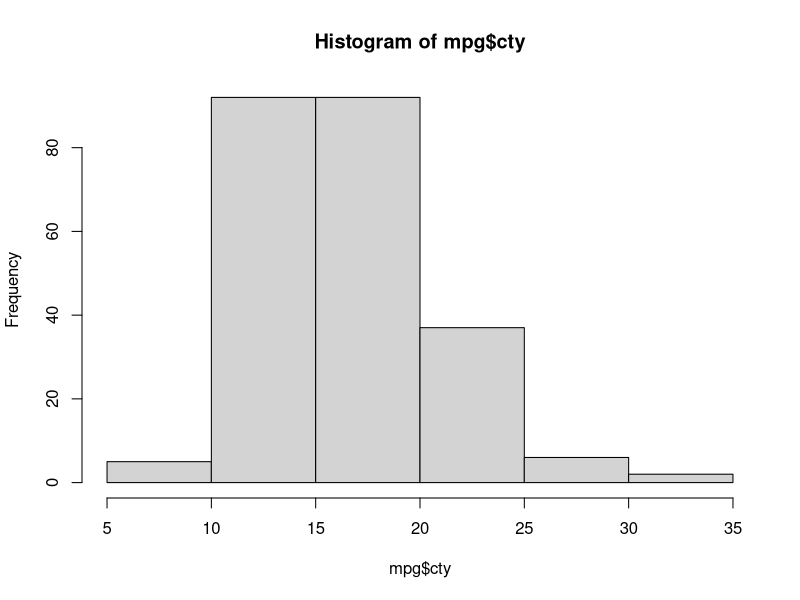
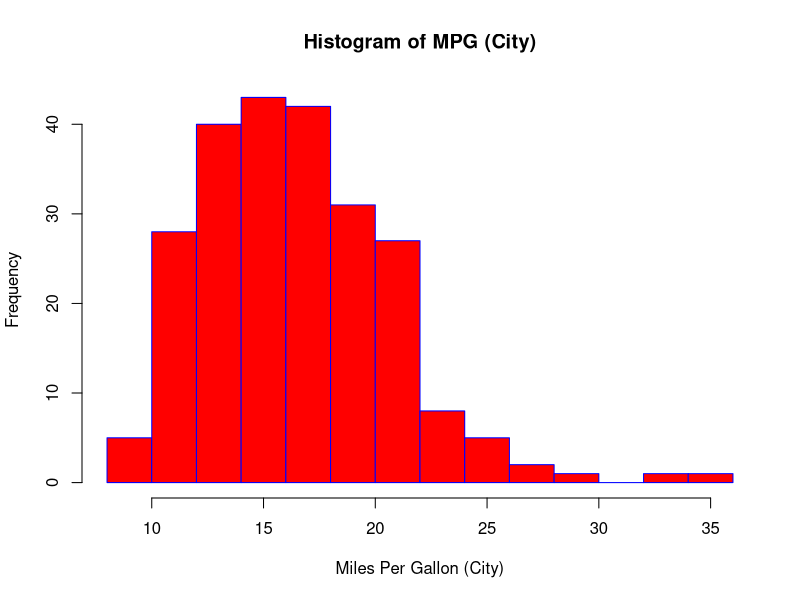
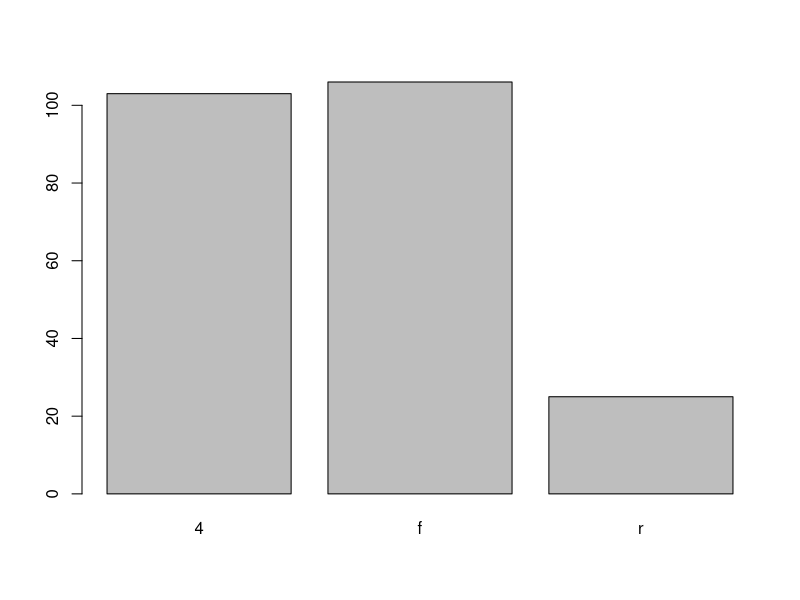
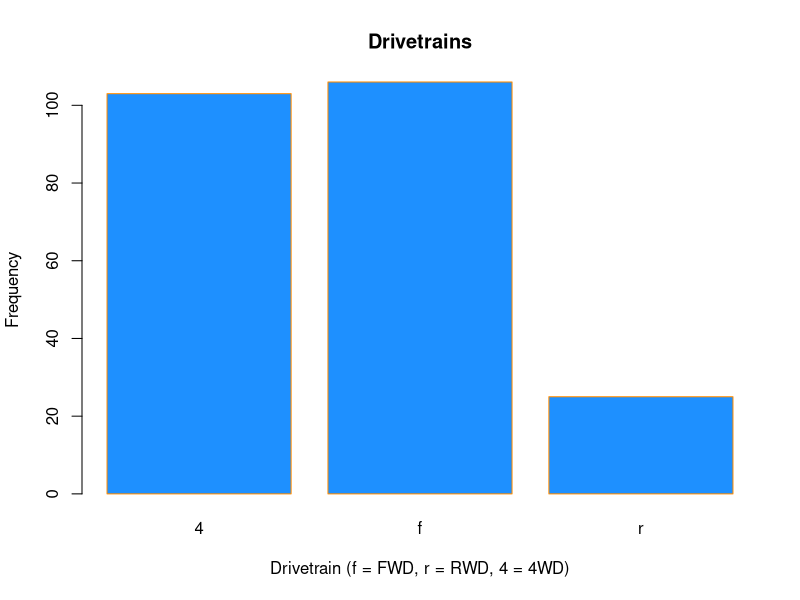
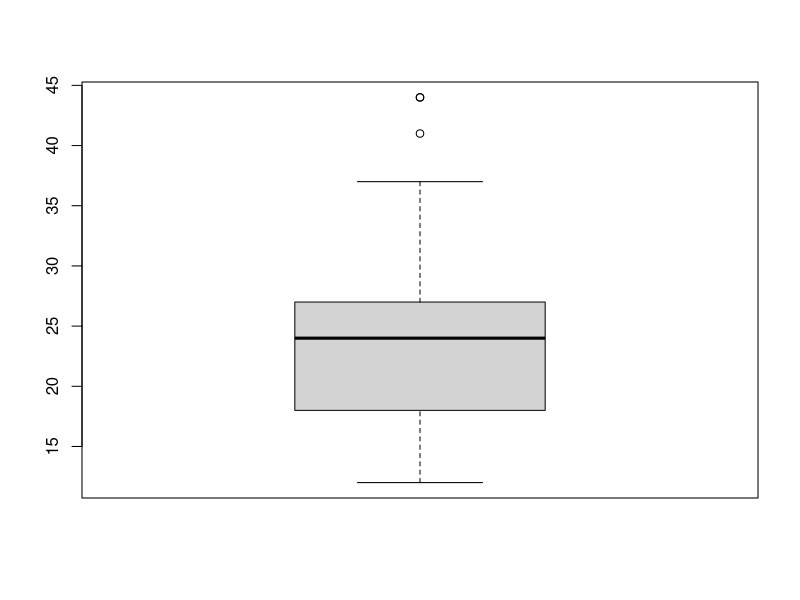
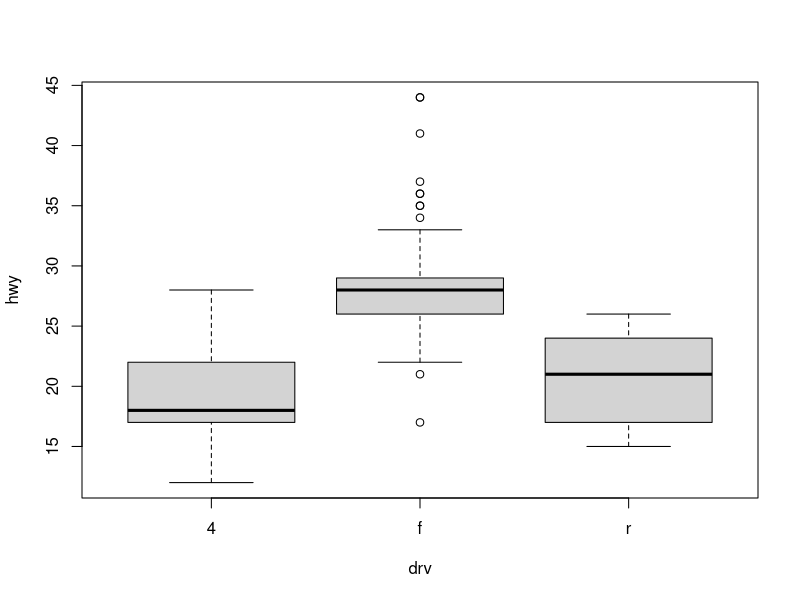
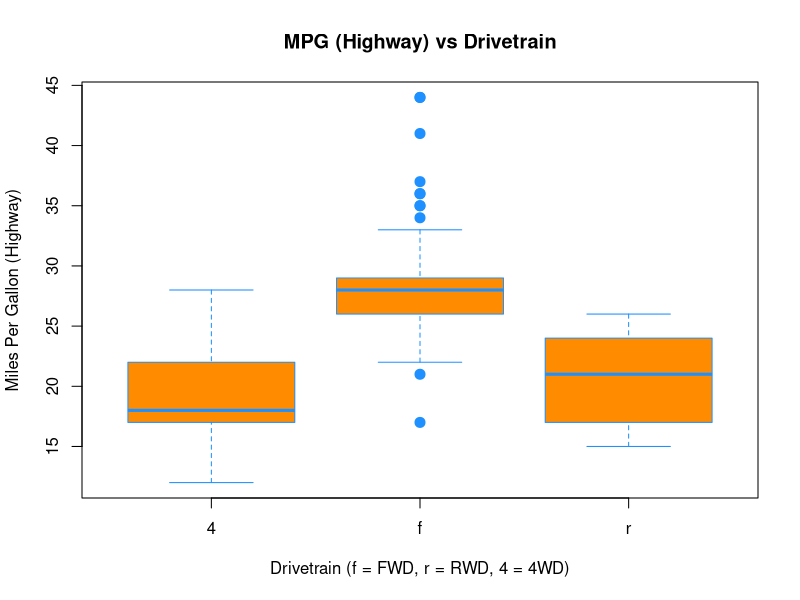
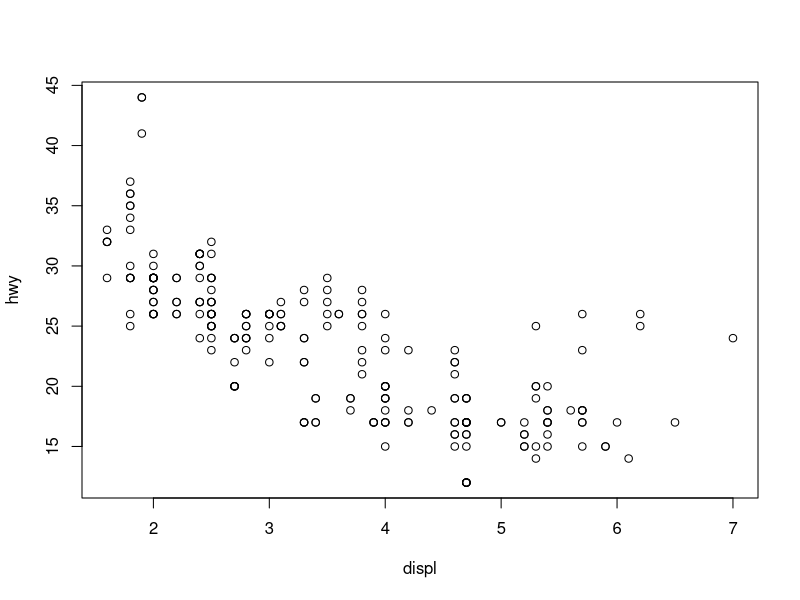

These figures' R source, in order:
## ---- chunk 1
library(ggplot2)
## ---- chunk 2
table(mpg$drv)
table(mpg$drv) / nrow(mpg)
## ---- chunk 3
hist(mpg$cty)
## ---- chunk 4
hist(mpg$cty,
     xlab   = "Miles Per Gallon (City)",
     main   = "Histogram of MPG (City)", # main title
     breaks = 12,   # how many breaks?
     col    = "red",
     border = "blue")
## ---- chunk 5
barplot(table(mpg$drv))
## ---- chunk 6
barplot(table(mpg$drv),
        xlab   = "Drivetrain (f = FWD, r = RWD, 4 = 4WD)",
        ylab   = "Frequency",
        main   = "Drivetrains",
        col    = "dodgerblue",
        border = "darkorange")
## ---- chunk 7
unique(mpg$drv)
## ---- chunk 8
boxplot(mpg$hwy)
## ---- chunk 9
boxplot(hwy ~ drv, data = mpg)
## ---- chunk 10
boxplot(hwy ~ drv, data = mpg,
     xlab   = "Drivetrain (f = FWD, r = RWD, 4 = 4WD)",
     ylab   = "Miles Per Gallon (Highway)",
     main   = "MPG (Highway) vs Drivetrain",
     pch    = 20,
     cex    = 2,
     col    = "darkorange",
     border = "dodgerblue")
## ---- chunk 11
plot(hwy ~ displ, data = mpg)
## ---- chunk 12
plot(hwy ~ displ, data = mpg,
     xlab = "Engine Displacement (in Liters)",
     ylab = "Miles Per Gallon (Highway)",
     main = "MPG (Highway) vs Engine Displacement",
     pch  = 20,
     cex  = 2,
     col  = "dodgerblue")
## ---- chunk 13
ggplot(data = mpg,mapping = aes(x=displ,y=hwy)) + geom_point()
## ---- chunk 14
ggplot(data = mpg, mapping = aes(x=displ,y=hwy)) +   # ggplot() makes base plot
  geom_point(color="blue",size=2) +     # how to show x and y?
  scale_y_continuous(name="Miles Per Gallon (Highway)") +  # name of y axis
  scale_x_continuous(name="Engine Displacement (in Liters)") + # x axis
  theme_bw() +    # change the background
  ggtitle("MPG (Highway) vs Engine Displacement")   # add a title
## ---- chunk 15
library(readxl)  # load the library

# Suppose I downloaded the file to a directory 
# data/ in my current working directory (cwd)
# you can change your cwd with `setwd("your/directory")`
# or in RStudio by clicking Session > Set Working Directory

# total population in raw format
tot_pop_raw = read_excel(path = "data/demo_gind.xls", 
                sheet="Data", # which sheet
                range="A9:K68")  # which excel cell range to read
names(tot_pop_raw)[1] <- "Country"   # lets rename the first column
tot_pop_raw
## ---- chunk 16
library(tidyr)   # for the gather function
tot_pop = gather(tot_pop_raw, paste(2008:2017),key="year", value = "counts")
## ---- chunk 17
tot_pop$counts = as.numeric(tot_pop$counts)
tot_pop
## ---- chunk 18
library(dplyr)  # for %>%, filter, mutate, ...
tot_pop %>%
  filter(Country %in% c("France","United Kingdom","Italy","Germany")) %>%
  mutate(millions = counts / 1e6) %>%
  ggplot(mapping = aes(x=year,y=millions,color=Country,group=Country)) + geom_line()
